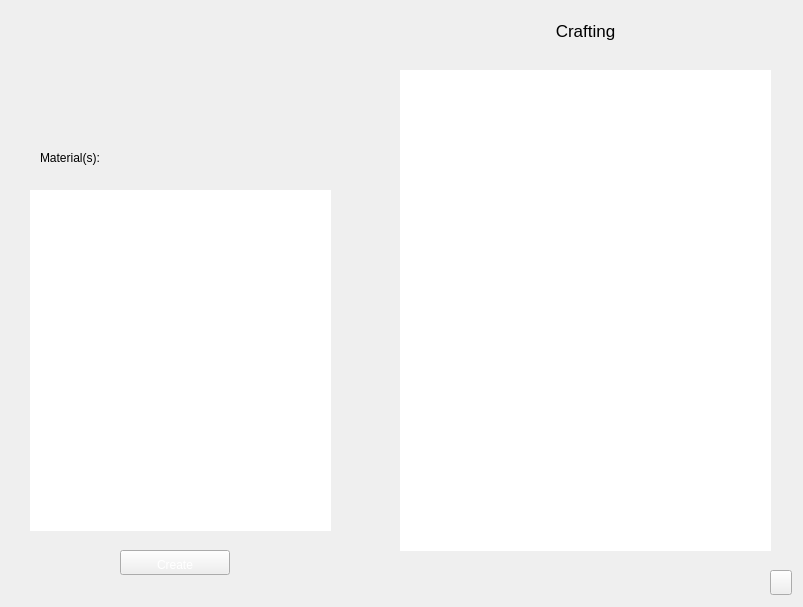
       <widget class="QWidget" name="page_crafting">
        <property name="styleSheet">
         <string notr="true">#page_crafting{background-image: url(:/images/interface/player/background.jpg);}</string>
        </property>
        <widget class="QFrame" name="frameCraftingLeft">
         <property name="geometry">
          <rect>
           <x>0</x>
           <y>0</y>
           <width>355</width>
           <height>598</height>
          </rect>
         </property>
         <property name="minimumSize">
          <size>
           <width>355</width>
           <height>598</height>
          </size>
         </property>
         <property name="maximumSize">
          <size>
           <width>355</width>
           <height>598</height>
          </size>
         </property>
         <property name="styleSheet">
          <string notr="true">#frameCraftingLeft{background-image: url(:/images/interface/crafting-left.png);}</string>
         </property>
         <widget class="QLabel" name="labelCraftingImage">
          <property name="geometry">
           <rect>
            <x>34</x>
            <y>28</y>
            <width>72</width>
            <height>72</height>
           </rect>
          </property>
          <property name="minimumSize">
           <size>
            <width>72</width>
            <height>72</height>
           </size>
          </property>
          <property name="maximumSize">
           <size>
            <width>72</width>
            <height>72</height>
           </size>
          </property>
         </widget>
         <widget class="QLabel" name="labelCraftingDetails">
          <property name="geometry">
           <rect>
            <x>130</x>
            <y>20</y>
            <width>181</width>
            <height>91</height>
           </rect>
          </property>
          <property name="styleSheet">
           <string notr="true">color: rgb(0, 0, 0);</string>
          </property>
          <property name="textFormat">
           <enum>Qt::TextFormat::RichText</enum>
          </property>
          <property name="wordWrap">
           <bool>true</bool>
          </property>
         </widget>
         <widget class="QLabel" name="label_13">
          <property name="geometry">
           <rect>
            <x>40</x>
            <y>150</y>
            <width>91</width>
            <height>16</height>
           </rect>
          </property>
          <property name="styleSheet">
           <string notr="true">color: rgb(0, 0, 0);</string>
          </property>
          <property name="text">
           <string>Material(s):</string>
          </property>
         </widget>
         <widget class="QListWidget" name="listCraftingMaterials">
          <property name="geometry">
           <rect>
            <x>30</x>
            <y>190</y>
            <width>301</width>
            <height>341</height>
           </rect>
          </property>
          <property name="styleSheet">
           <string notr="true">#listCraftingMaterials{background-image: url(:/images/empty.png);
color: rgb(0, 0, 0);}</string>
          </property>
          <property name="frameShape">
           <enum>QFrame::Shape::NoFrame</enum>
          </property>
          <property name="frameShadow">
           <enum>QFrame::Shadow::Plain</enum>
          </property>
          <property name="selectionMode">
           <enum>QAbstractItemView::SelectionMode::NoSelection</enum>
          </property>
          <property name="iconSize">
           <size>
            <width>24</width>
            <height>24</height>
           </size>
          </property>
         </widget>
         <widget class="QPushButton" name="craftingUse">
          <property name="geometry">
           <rect>
            <x>120</x>
            <y>550</y>
            <width>110</width>
            <height>25</height>
           </rect>
          </property>
          <property name="minimumSize">
           <size>
            <width>110</width>
            <height>25</height>
           </size>
          </property>
          <property name="maximumSize">
           <size>
            <width>110</width>
            <height>25</height>
           </size>
          </property>
          <property name="styleSheet">
           <string notr="true">QPushButton::hover {
background-position:left center;
}
QPushButton::pressed {
background-position:left bottom;
}
QPushButton { 
background-image: url(:/images/interface/button-generic.png);
border-image: url(:/images/empty.png);
color: rgb(255, 255, 255);
padding-left:4px;
padding-right:4px;
padding-top:8px;
padding-bottom:3px;
}</string>
          </property>
          <property name="text">
           <string>Create</string>
          </property>
         </widget>
        </widget>
        <widget class="QFrame" name="frameCraftingRight">
         <property name="geometry">
          <rect>
           <x>360</x>
           <y>0</y>
           <width>434</width>
           <height>568</height>
          </rect>
         </property>
         <property name="minimumSize">
          <size>
           <width>434</width>
           <height>568</height>
          </size>
         </property>
         <property name="maximumSize">
          <size>
           <width>434</width>
           <height>568</height>
          </size>
         </property>
         <property name="styleSheet">
          <string notr="true">#frameCraftingRight{background-image: url(:/images/interface/crafting-right.png);}</string>
         </property>
         <widget class="QListWidget" name="listCraftingList">
          <property name="geometry">
           <rect>
            <x>40</x>
            <y>70</y>
            <width>371</width>
            <height>481</height>
           </rect>
          </property>
          <property name="styleSheet">
           <string notr="true">#listCraftingList{background-image: url(:/images/empty.png);
color: rgb(0, 0, 0);}</string>
          </property>
          <property name="frameShape">
           <enum>QFrame::Shape::NoFrame</enum>
          </property>
          <property name="frameShadow">
           <enum>QFrame::Shadow::Plain</enum>
          </property>
          <property name="iconSize">
           <size>
            <width>48</width>
            <height>48</height>
           </size>
          </property>
         </widget>
         <widget class="QLabel" name="label_10">
          <property name="geometry">
           <rect>
            <x>100</x>
            <y>20</y>
            <width>251</width>
            <height>21</height>
           </rect>
          </property>
          <property name="font">
           <font>
            <pointsize>13</pointsize>
           </font>
          </property>
          <property name="styleSheet">
           <string notr="true">color: rgb(0, 0, 0);</string>
          </property>
          <property name="text">
           <string>Crafting</string>
          </property>
          <property name="alignment">
           <set>Qt::AlignmentFlag::AlignCenter</set>
          </property>
         </widget>
        </widget>
        <widget class="QToolButton" name="toolButton_quit_crafting">
         <property name="geometry">
          <rect>
           <x>770</x>
           <y>570</y>
           <width>22</width>
           <height>25</height>
          </rect>
         </property>
         <property name="minimumSize">
          <size>
           <width>22</width>
           <height>25</height>
          </size>
         </property>
         <property name="maximumSize">
          <size>
           <width>22</width>
           <height>25</height>
          </size>
         </property>
         <property name="styleSheet">
          <string notr="true">QToolButton::hover {
background-position:left center;
}
QToolButton::pressed {
background-position:left bottom;
}
QToolButton { 
background-image: url(:/images/interface/quit.png);
border-image: url(:/images/empty.png);
}</string>
         </property>
        </widget>
       </widget>
